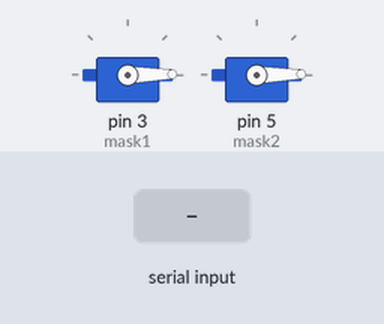
This sketch was run on a simulated Arduino Uno, built with avr-gcc and run on an emulated ATmega328P. On the bench: 2 × servo. The test bench sets the inputs (shaded band).

Above: at 2.1 s.
2.2 s: "90,45\n" received over Serial
At 2.35 s:
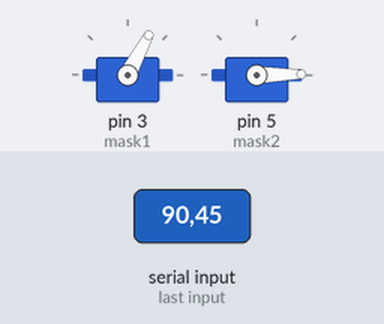
5.2 s: "1\n" received over Serial
At 5.96 s:
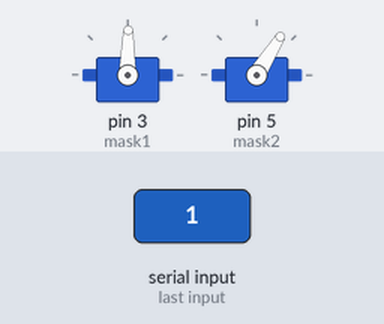
8.2 s: "30,150\n" received over Serial
At 8.96 s:
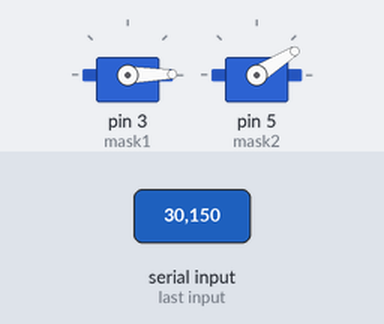
11.2 s: "0\n" received over Serial
At 13.9 s:
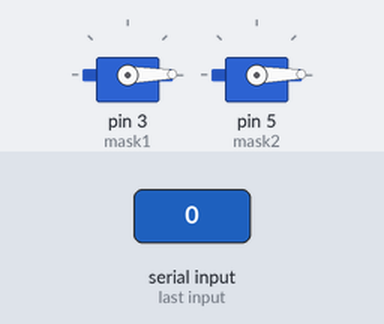
Timing chart, 0 to 15.2 s (numbered marks = the images above; inputs shaded):
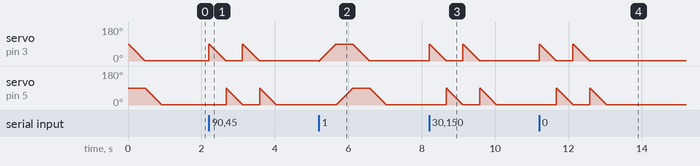

The sketch:

ironsuit.ino
```cpp
#include <Servo.h>

Servo mask1;
Servo mask2;

int maskReceived = 0;

void setup() {
  Serial.begin(9600);
  Serial.setTimeout(1);

  mask1.attach(3);
  mask2.attach(5);

  for (int i = 90; i > 0; i--) {
    mask1.write(i);
    delay(5);
  }

  for (int i = 90; i > 0; i--) {
    mask2.write(i);
    delay(5);
  }
}

void loop() {
  while (!Serial.available());
  maskReceived = Serial.readString().toInt();

  if (maskReceived == 0) {
    for (int i = 90; i > 0; i--) {
      mask1.write(i);
      delay(5);
    }

    for (int i = 90; i > 0; i--) {
      mask2.write(i);
      delay(5);
    }
  }
  else if (maskReceived == 1) {
    for (int i = 0; i < 90; i++) {
      mask1.write(i);
      delay(5);
    }

    for (int i = 0; i < 90; i++) {
      mask2.write(i);
      delay(5);
    }
  }
}
```

Measured:
- after the input at 2.2 s, servo on pin 3 (mask1): ramps from 90° to 1° and jumps back, once every 0.91 s; servo on pin 5 (mask2): ramps from 88° to 1° and jumps back, once every 0.91 s
- after the input at 5.2 s, servo on pin 5 (mask2): rises from 1° to 89° in 0.45 s, then falls to 1° in 0.91 s
- after the input at 8.2 s, servo on pin 3 (mask1): ramps from 90° to 1° and jumps back, once every 0.91 s; servo on pin 5 (mask2): ramps from 88° to 1° and jumps back, once every 0.91 s
- after the input at 11.2 s, servo on pin 3 (mask1): ramps from 90° to 1° and jumps back, once every 0.91 s; servo on pin 5 (mask2): ramps from 88° to 1° and jumps back, once every 0.91 s
